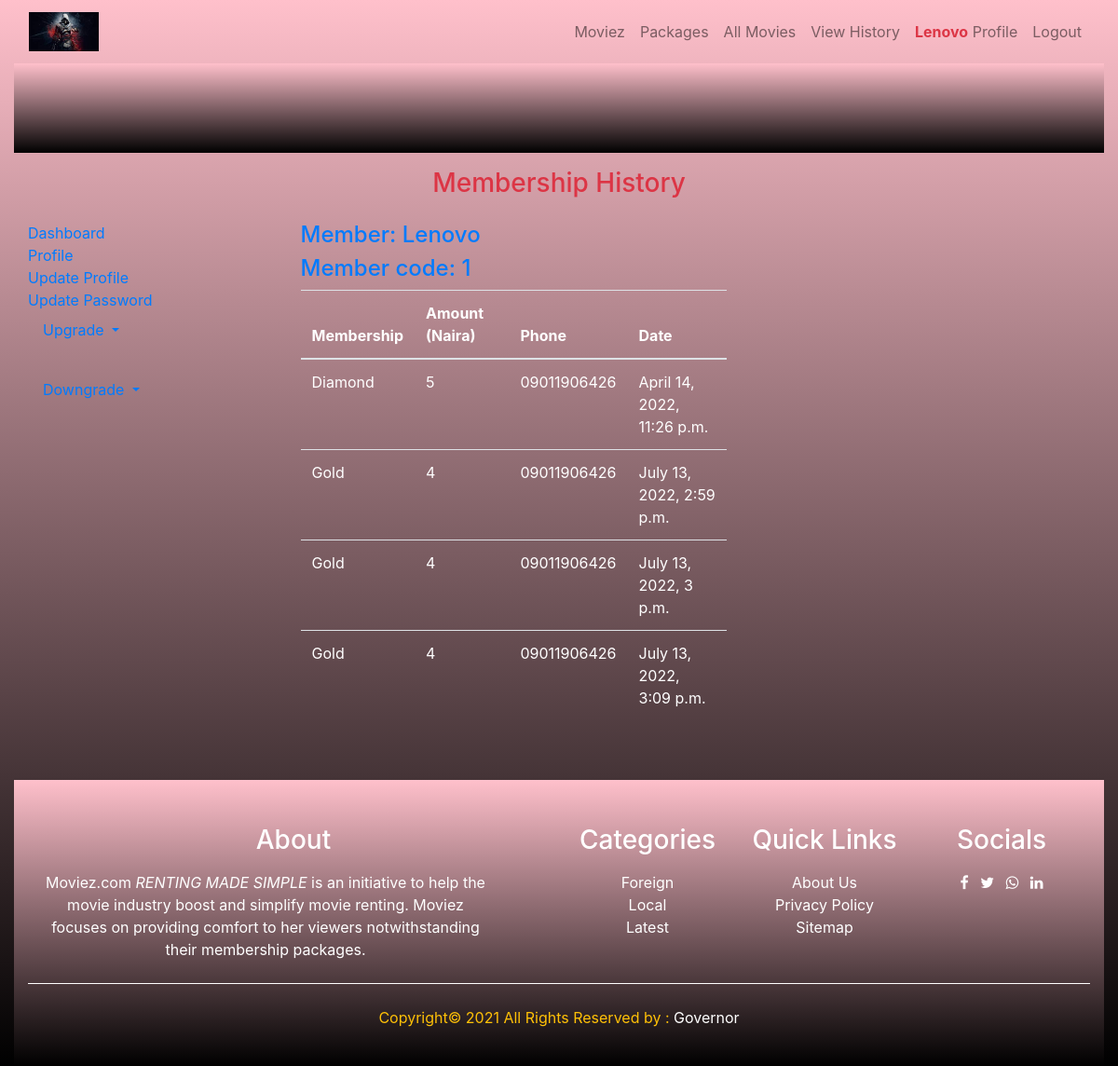
Page /history/ (signed in) on the committed database.
### wayapp/models.py (models this page shows, shortened)
class Profile(models.Model):
    user=models.OneToOneField(User, on_delete=models.CASCADE, blank=True, null=True)
    first_name=models.CharField(max_length=50,blank=True, null=True)
    last_name=models.CharField(max_length=50,blank=True, null=True)
    phone=models.CharField(max_length=50, blank=True, null=True)
    title=models.CharField(max_length=100,  blank=True, null=True)
    fee=models.FloatField(blank=True, null=True)
    dfee=models.FloatField(blank=True, null=True)
    email=models.EmailField(blank=True, null=True)

class Payment(models.Model):
    user=models.ForeignKey(User, on_delete=models.CASCADE)
    amount=models.IntegerField()
    pay_code=models.CharField(max_length=36,blank=True, null=True,)
    first_name=models.CharField(max_length=50,blank=True, null=True,)
    last_name=models.CharField(max_length=50,blank=True, null=True,)
    phone=models.CharField(max_length=50,blank=True, null=True,)
    title=models.CharField(max_length=100,  blank=True, null=True)
    paid = models.BooleanField(default=False)
    date_paid = models.DateTimeField(auto_now_add=True)

### wayapp/views.py (the view)
# urls.py: path('history/',views.history, name='history'),
@login_required(login_url='loginform')
def  history(request):
    user= Profile.objects.get(user__username=request.user.username)
    pay= Payment.objects.filter(user__username=request.user.username)
    upgrade = Member.objects.exclude(title='Wood')
    downgrade = Member.objects.exclude(title='Diamond')
    context={
        'user':user,
        'pay':pay,
        'upgrade':upgrade,
        'downgrade':downgrade
    }
    return render(request, 'history.html', context)

### wayapp/context_processor.py (called while the page is built)
def dropdown(request):
    categories = Category.objects.all()
    context = {
        'categories':categories
    }
    return context

def member(request):
    member = Member.objects.all()
    context = {
        'member':member
    }
    return context

### wayapp/templates/history.html (shortened to what this page needs)
{% extends "base.html" %}
{% block dashheader %}{% include "dashheader.html" %}{% endblock dashheader %}
{% block content %}
  <div class="container-fluid mb-5">
    <h2 class="h3 mt-3 mb-4 text-danger text-center">Membership History</h2>
      <div class="row">
          <div class="col-9 col-sm-5 col-md-5 col-lg-3">
            <ul class="list-unstyled">
              <li > <a href="{% url 'dashboard' %}">Dashboard</a></li>
              <li > <a href="{% url 'profile' %}">Profile</a></li>
              <li><a href="{% url 'update' %}">Update Profile</a> </li>
              <li><a href="{% url 'password' %}">Update Password</a> </li>
              <li class="nav-item dropdown">
              <a class="nav-link dropdown-toggle" href="" id="navbarDropdown" role="button" data-toggle="dropdown" aria-haspopup="true" aria-expanded="false">
                Upgrade
              </a>
            </li>
            <br>
            <li class="nav-item dropdown" style="list-style: none;">
              <a class="nav-link dropdown-toggle" href="" id="navbarDropdown" role="button" data-toggle="dropdown" aria-haspopup="true" aria-expanded="false">
                Downgrade
              </a>
            </li>
          </ul>
          </div>
          <div class="col-9 col-sm-5 col-md-5 col-lg-5 p-9 text-primary">
            <h3 class="h4">Member: {{user.user.username|title}}</h3>
            <h3 class="h4">Member code: {{user.id}}</h3>
            <table class="table text-white">
              <thead>
                <tr>
                  <th scope="col">Membership</th>
                  <th scope="col">Amount (Naira)</th>
                  <th scope="col">Phone</th>
                  <th scope="col">Date</th>
                </tr>
              </thead>
              <tbody>
                {% if pay %}
                  {% for item in pay %}
                    <tr>
                      <td>{{item.title}}</td>
                      <td>{{item.amount}}</td>
                      <td>{{item.phone}}</td>
                      <td>{{item.date_paid}}</td>
                    </tr>
                  {% endfor %}
                {% endif %}
              </tbody>
            </table>
          </div>
          <div class="col-9 col-sm-5 col-md-5 col-lg-3"></div>
      </div>
  </div>
{% endblock content %}

### wayapp/templates/base.html (shortened to what this page needs)
<!doctype html>
{% load static %}
<html lang="en">
  <head>
    <link rel="stylesheet" href="https://stackpath.bootstrapcdn.com/bootstrap/4.4.1/css/bootstrap.min.css">
    <link rel="stylesheet" href="https://stackpath.bootstrapcdn.com/font-awesome/4.7.0/css/font-awesome.min.css">
    <link href="https://unpkg.com/aos@2.3.1/dist/aos.css" rel="stylesheet">
    <link rel="stylesheet" href="{% static 'css/style.css' %}">
  </head>
  <body>
{% block dashheader %}   {% endblock dashheader %}
      <div class="top_box pt-5 pb-5">
      </div>
    {% block content %}
    {% endblock content %}
    <div class="contain">
      <div class="container">
        <div class="row justify-content-center pt-5 pb-2">
          <div class="col-10 col-md-5 col-lg-6  text-center">
            <h3 class="text-white mb-3">About</h3>
            <p class="textpa">Moviez.com <i>RENTING MADE SIMPLE </i> is an initiative  to help the movie industry boost and simplify movie renting. Moviez focuses on providing comfort to her viewers notwithstanding their membership packages.</p>
          </div>
          <div class="col-10 col-md-5 col-lg-2  text-center">
            <h3 class="text-white mb-3">Categories</h3>
            <ul class="list-unstyled">
                <li><a href="">Foreign</a> </li>
              <li><a href="">Local</a> </li>
              <li><a href="">Latest</a></li>
            </ul>
          </div>
          <div class="col-10 col-md-5 col-lg-2  text-center">
            <h3 class="text-white mb-3">Quick Links</h3>
            <ul class="list-unstyled">
              <li><a href="">About Us</a></li>
              <li><a href="">Privacy Policy</a></li>
              <li><a href="">Sitemap</a> </li>
            </ul>
          </div>
          <div class="col-10 col-md-5 col-lg-2  text-center">
            <h3 class="text-white mb-3">Socials</h3>
            <ul class="list-inline">
              <li class="list-inline-item"><a class="facebook" href="#"><i class="fa fa-facebook"></i></a> </li>
              <li  class="list-inline-item"><a class="twitter" href="#"><i class="fa fa-twitter"></i></a> </li>
              <li  class="list-inline-item"><a class="whatsapp" href="#"><i class="fa fa-whatsapp"></i></a> </li>
              <li  class="list-inline-item"><a class="linkedin" href="#"><i class="fa fa-linkedin"></i></a> </li>
            </ul>
          </div>
        </div>
      </div>
      <div class="container text-warning pt-4 pb-4 text-center  foot">
        <p class="copyright-text">Copyright&copy; 2021 All Rights Reserved by : <a class="text-white text-decoration-none" href="#">Governor</a></p>
      </div>
    </div>
  </body>
</html>

### wayapp/templates/dashheader.html (shortened to what this page needs)
{% load static %}
<div class="container-fluid dashhead">
    <nav class="navbar navbar-expand-lg navbar-light">
      <a class="navbar-brand" href="{% url 'index' %}"><img src="{% static 'img/icon.jpg' %}" width="25%"></a>
      <div class="collapse navbar-collapse" id="navbarSupportedContent">
        <ul class="navbar-nav ml-auto">
          <li class="nav-item">
            <a class="nav-link" href="{% url 'index' %}">Moviez <span class="sr-only">(current)</span></a>
          </li>
          <li class="nav-item dropdown">
            <a class="nav-link" href="{% url 'categories' %}">Packages</a>
          </li>
          <li class="nav-item">
              <a class="nav-link" href="{% url 'products' %}">All Movies</a>
          </li>
          <li class="nav-item">
              <a class="nav-link" href="{% url 'history' %}">View History</a>
          </li>
          <li class="nav-item">
              <a class="nav-link" href="{% url 'profile'  %}"><span class="text-danger font-weight-bold">{{request.user.username|title}}</span> Profile </a>
          </li>
          <li class="nav-item">
            <a class="nav-link" href="{% url 'logoutfunc' %}">Logout</a>
          </li>
        </ul>
      </div>
    </nav>

### wayapp/static/css/style.css (style rules this page uses)
* { margin: 0; padding: 0; box-sizing: border-box; }
.top_box { background: linear-gradient(pink,black); }
.navbar .navbar-brand { color: white; }
.foot { border-top: .5px solid white; }
.container { color: antiquewhite; }
.contain { background: linear-gradient(pink,black); margin-bottom: 0; padding-bottom: 0; }
.contain a { color: white; text-decoration: none; transition: 0.5 ease; }
.contain a i { transition: 0.5 ease; }
.contain .textpa { font-size: 1rem; color: white; max-width: 30rem; }
.dashhead { background: linear-gradient(pink,black); }

### rows in the picture
Profile: user.username "Lenovo", id "1"
Payment: title "Diamond", amount "5", phone "09011906426", date_paid "April 14, 2022, 11:26 p.m."
Payment: title "Gold", amount "4", phone "09011906426", date_paid "July 13, 2022, 2:59 p.m."
Payment: title "Gold", amount "4", phone "09011906426", date_paid "July 13, 2022, 3 p.m."
Payment: title "Gold", amount "4", phone "09011906426", date_paid "July 13, 2022, 3:09 p.m."

### other values in the picture
{{ request.user.username|title }} "Lenovo"
